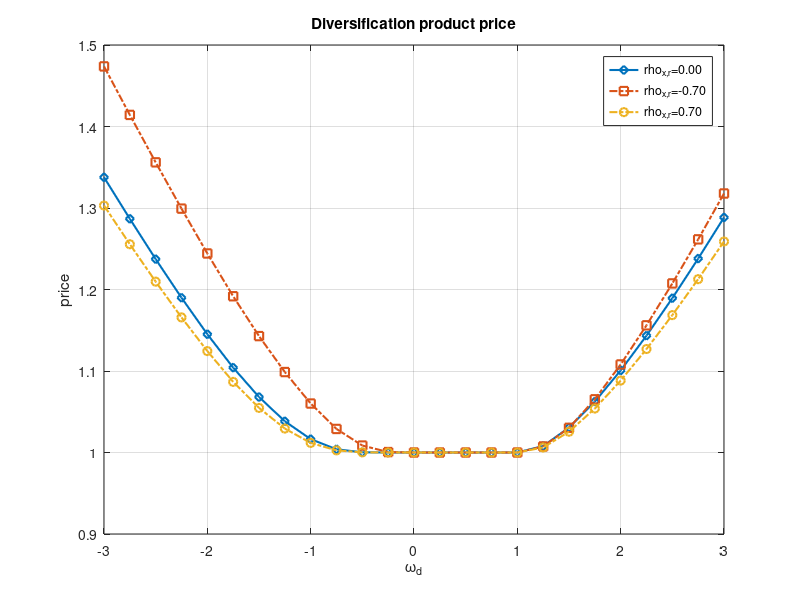
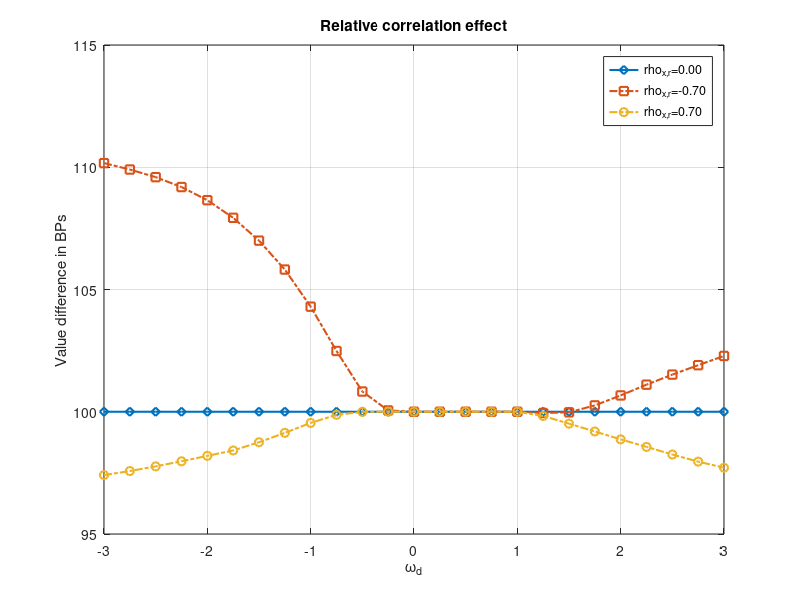

These charts were generated, in order, by the following MATLAB code:
function SZHW_MonteCarlo_DiversificationProduct
clc;close all;

% HW model parameter settings

lambda = 1.12;
eta   = 0.02;
S0    = 100.0;
    
% Fixed mean reversion parameter

kappa   = 0.5;

% Diversification product

T  = 9.0;
T1 = 10.0;
    
% We define the ZCB curve (obtained from the market)

P0T = @(T)exp(-0.033*T);

% Range of the weighting factor

omegaV=  linspace(-3,3,25);

% Monte Carlo setting

NoOfPaths =5000;
NoOfSteps = round(100*T);

%               Rxr,   gamma, sigmabar, Rsigmar, Rxsigma,  sigma0

Params=        [[0.0,  0.2,   0.167,    -0.008,  -0.850,   0.035];
                [-0.7, 0.236, 0.137,    -0.339,  -0.381,   0.084]
                [0.7,  0.211, 0.102,    -0.340,  -0.850,   0.01];];

[n]=size(Params);
argLegend = cell(n(1),1);
Mrelative=zeros(length(omegaV),n(1));
Mprice=zeros(length(omegaV),n(1));
for i =1 :n(1)
    Rxr = Params(i,1);
    gamma =Params(i,2); 
    sigmaBar =Params(i,3);
    Rsigmar =Params(i,4); 
    Rxsigma =Params(i,5); 
    sigma0 =Params(i,6); 

    argLegend{i} = sprintf('rho_{x,r}=%.2f',Rxr);
    
    % Iterate over all parameters 

    randn('seed',1)
    [S_Euler,~,M_t,R] = GeneratePathsSZHW_Euler(NoOfPaths,NoOfSteps,P0T,T,S0,sigma0,sigmaBar,kappa,gamma,lambda,eta,Rxsigma,Rxr,Rsigmar);
    value = DiversifcationPayoff(P0T,S_Euler(:,end),S0,R(:,end),M_t(:,end),T,T1,lambda,eta,omegaV);
    Mprice(:,i)=value;
    if Rxr == 0.0
        refValue = value;
    end
    Mrelative(:,i)=value./refValue*100;
end

MakeFigure(omegaV, Mprice, argLegend,'Diversification product price','\omega_d','price')
MakeFigure(omegaV, Mrelative, argLegend,'Relative correlation effect','\omega_d','Value difference in BPs')

function value = DiversifcationPayoff(P0T,S_T,S0,r_T,M_T,T,T1,lambda,eta,omegaV)
P_T_T1= HW_ZCB(lambda,eta,P0T,T,T1,r_T);
P_0_T1= P0T(T1);
   
value =zeros(length(omegaV),1);
for i= 1:length(omegaV)
       payoff = omegaV(i) * S_T/S0 + (1.0-omegaV(i)) * P_T_T1./P_0_T1;
       value(i) = mean(1./M_T.*max(payoff,0.0));
end

function value = HW_B(lambda,T1,T2)
value = 1/lambda*(exp(-lambda*(T2-T1))-1);

function value = HW_theta(lambda,eta,P0T)
bump   = 10e-4;
f_0_t  =@(t)- (log(P0T(t+bump))-log(P0T(t)))/bump;
df_dt  =@(t)(f_0_t(t+bump)-f_0_t(t))/bump;
value  =@(t)f_0_t(t)+1/lambda*df_dt(t)+eta^2/(2*lambda^2)*(1-exp(-2*lambda*t));

function value = HW_A(lambda,eta,P0T,T1,T2)
tau   = T2-T1;
B     = @(tau)HW_B(lambda,0,tau);
theta = HW_theta(lambda,eta,P0T);
value = lambda*integral(@(tau)theta(T2-tau).*B(tau),0,tau)+eta^2/(4*lambda^3)...
    * (exp(-2*lambda*tau).*(4*exp(lambda*tau)-1)-3)+eta^2/(2*lambda^2)*tau;

function value = HW_ZCB(lambda,eta,P0T,T1,T2,r0)
A_r = HW_A(lambda,eta,P0T,T1,T2);
B_r = HW_B(lambda,T1,T2);
value = exp(A_r+B_r*r0);
 
function [S,time,M_t,R] = GeneratePathsSZHW_Euler(NoOfPaths,NoOfSteps,P0T,T,S0,sigma0,sigmaBar,kappa,gamma,lambd,eta,Rxsigma,Rxr,Rsigmar)

% Time step needed 

dt = 0.0001;
f0T = @(t) - (log(P0T(t+dt))-log(P0T(t-dt)))/(2*dt);
    
% Initial interest rate is forward rate at time t->0

r0 = f0T(0.00001);
theta = @(t) 1.0/lambd * (f0T(t+dt)-f0T(t-dt))/(2.0*dt) + f0T(t) + eta*eta/(2.0*lambd*lambd)*(1.0-exp(-2.0*lambd*t));

% Empty containers for Brownian paths

Wx = zeros([NoOfPaths, NoOfSteps+1]);
Wsigma = zeros([NoOfPaths, NoOfSteps+1]);
Wr = zeros([NoOfPaths, NoOfSteps+1]);

Sigma = zeros([NoOfPaths, NoOfSteps+1]);
X = zeros([NoOfPaths, NoOfSteps+1]);
R = zeros([NoOfPaths, NoOfSteps+1]);
M_t = ones([NoOfPaths,NoOfSteps+1]);
R(:,1)=r0;
Sigma(:,1)=sigma0;
X(:,1)=log(S0);

covM = [[1.0, Rxsigma,Rxr];[Rxsigma,1.0,Rsigmar]; [Rxr,Rsigmar,1.0]];
time = zeros([NoOfSteps+1,1]);
        
dt = T / NoOfSteps;
for i = 1:NoOfSteps
    Z = mvnrnd([0,0,0],covM*dt,NoOfPaths);

    % Making sure that samples from a normal have mean 0 and variance 1

    Z1= Z(:,1);
    Z2= Z(:,2);
    Z3= Z(:,3);
    if NoOfPaths > 1
        Z1 = (Z1 - mean(Z1)) / std(Z1);
        Z2 = (Z2 - mean(Z2)) / std(Z2);
        Z3 = (Z3 - mean(Z3)) / std(Z3);
    end
    
    Wx(:,i+1)  = Wx(:,i)  + sqrt(dt)*Z1;
    Wsigma(:,i+1)  = Wsigma(:,i)  + sqrt(dt)*Z2;
    Wr(:,i+1) = Wr(:,i) + sqrt(dt)*Z3;
    
    R(:,i+1) = R(:,i) + lambd*(theta(time(i)) - R(:,i)) * dt + eta* (Wr(:,i+1)-Wr(:,i));
    M_t(:,i+1) = M_t(:,i) .* exp(0.5*(R(:,i+1) + R(:,i))*dt);
    
    % The volatility process

    Sigma(:,i+1) = Sigma(:,i) + kappa*(sigmaBar-Sigma(:,i))*dt+  gamma*(Wsigma(:,i+1)-Wsigma(:,i));   
     
    % Simulation of the log-stock process

    X(:,i+1) = X(:,i) + (R(:,i) - 0.5*Sigma(:,i).^2)*dt + Sigma(:,i).*(Wx(:,i+1)-Wx(:,i));       
        
    % Moment matching component, i.e. ensure that E(S(T)/M(T))= S0

    a = S0 / mean(exp(X(:,i+1))./M_t(:,i+1));
    X(:,i+1) = X(:,i+1) + log(a);
    time(i+1) = time(i) +dt;
end

    % Compute exponent

    S = exp(X);

function figure1= MakeFigure(X1, YMatrix1, argLegend,titleIn,xlabelin,ylabelin)

%CREATEFIGURE(X1,YMATRIX1)
%  X1:  vector of x data
%  YMATRIX1:  matrix of y data

%  Auto-generated by MATLAB on 16-Jan-2012 15:26:40

% Create figure

figure1 = figure('InvertHardcopy','off',...
    'Colormap',[0.061875 0.061875 0.061875;0.06875 0.06875 0.06875;0.075625 0.075625 0.075625;0.0825 0.0825 0.0825;0.089375 0.089375 0.089375;0.09625 0.09625 0.09625;0.103125 0.103125 0.103125;0.11 0.11 0.11;0.146875 0.146875 0.146875;0.18375 0.18375 0.18375;0.220625 0.220625 0.220625;0.2575 0.2575 0.2575;0.294375 0.294375 0.294375;0.33125 0.33125 0.33125;0.368125 0.368125 0.368125;0.405 0.405 0.405;0.441875 0.441875 0.441875;0.47875 0.47875 0.47875;0.515625 0.515625 0.515625;0.5525 0.5525 0.5525;0.589375 0.589375 0.589375;0.62625 0.62625 0.62625;0.663125 0.663125 0.663125;0.7 0.7 0.7;0.711875 0.711875 0.711875;0.72375 0.72375 0.72375;0.735625 0.735625 0.735625;0.7475 0.7475 0.7475;0.759375 0.759375 0.759375;0.77125 0.77125 0.77125;0.783125 0.783125 0.783125;0.795 0.795 0.795;0.806875 0.806875 0.806875;0.81875 0.81875 0.81875;0.830625 0.830625 0.830625;0.8425 0.8425 0.8425;0.854375 0.854375 0.854375;0.86625 0.86625 0.86625;0.878125 0.878125 0.878125;0.89 0.89 0.89;0.853125 0.853125 0.853125;0.81625 0.81625 0.81625;0.779375 0.779375 0.779375;0.7425 0.7425 0.7425;0.705625 0.705625 0.705625;0.66875 0.66875 0.66875;0.631875 0.631875 0.631875;0.595 0.595 0.595;0.558125 0.558125 0.558125;0.52125 0.52125 0.52125;0.484375 0.484375 0.484375;0.4475 0.4475 0.4475;0.410625 0.410625 0.410625;0.37375 0.37375 0.37375;0.336875 0.336875 0.336875;0.3 0.3 0.3;0.28125 0.28125 0.28125;0.2625 0.2625 0.2625;0.24375 0.24375 0.24375;0.225 0.225 0.225;0.20625 0.20625 0.20625;0.1875 0.1875 0.1875;0.16875 0.16875 0.16875;0.15 0.15 0.15],...
    'Color',[1 1 1]);

% Create axes

%axes1 = axes('Parent',figure1,'Color',[1 1 1]);
axes1 = axes('Parent',figure1);
grid on

% Uncomment the following line to preserve the X-limits of the axes
% xlim(axes1,[45 160]);
% Uncomment the following line to preserve the Y-limits of the axes
% ylim(axes1,[19 26]);
% Uncomment the following line to preserve the Z-limits of the axes
% zlim(axes1,[-1 1]);

box(axes1,'on');
hold(axes1,'all');

% Create multiple lines using matrix input to plot
% plot1 = plot(X1,YMatrix1,'Parent',axes1,'MarkerEdgeColor',[0 0 0],...
%     'LineWidth',1,...
%     'Color',[0 0 0]);

plot1 = plot(X1,YMatrix1,'Parent',axes1,...
    'LineWidth',1.5);
set(plot1(1),'Marker','diamond','DisplayName',argLegend{1});
set(plot1(2),'Marker','square','LineStyle','-.',...
    'DisplayName',argLegend{2});
set(plot1(3),'Marker','o','LineStyle','-.','DisplayName',argLegend{3});

% Create xlabel

xlabel(xlabelin);

% Create ylabel

ylabel(ylabelin);

% Create title

title(titleIn);

% Create legend

legend1 = legend(axes1,'show');
set(legend1,'Color',[1 1 1]);
